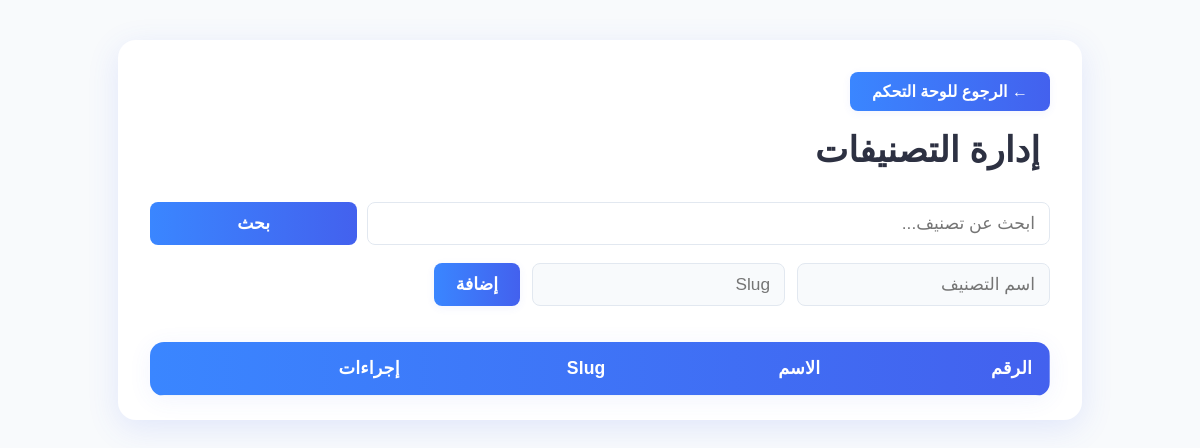
The page /admin/categories.php on the database as committed earlier.
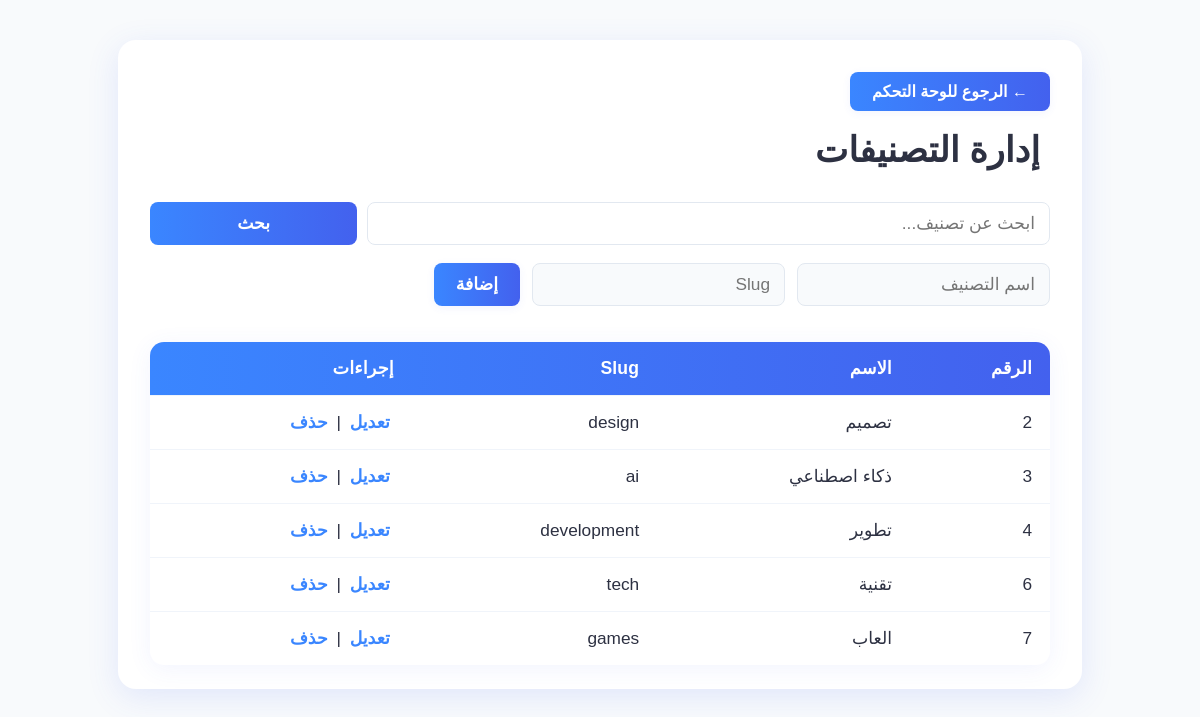
The same page on the database as committed later.
### tables this page shows
CREATE TABLE `categories` (
  `id` int NOT NULL,
  `name` varchar(100) NOT NULL,
  `slug` varchar(100) NOT NULL
);

### admin/categories.php (the view, shortened to what this page needs)
<?php
require_once '../db.php';
$search = isset($_GET['search']) ? trim($_GET['search']) : '';
if ($search !== '') {
    $stmt = $pdo->prepare('SELECT * FROM categories WHERE name LIKE ? OR slug LIKE ?');
    $stmt->execute(['%' . $search . '%', '%' . $search . '%']);
    $categories = $stmt->fetchAll(PDO::FETCH_ASSOC);
} else {
    $stmt = $pdo->query('SELECT * FROM categories');
    $categories = $stmt->fetchAll(PDO::FETCH_ASSOC);
}
$editCategory = null;
?>
<!DOCTYPE html>
<html lang="ar">
<head>
    <link rel="stylesheet" href="css/manage_articles.css">
</head>
<body>
    <div class="categories-container">
        <a href="dashboard.php" style="display:inline-block;margin-bottom:18px;background:linear-gradient(90deg,#3a86ff 0%,#4361ee 100%);color:#fff;padding:10px 22px;border-radius:8px;text-decoration:none;font-weight:bold;box-shadow:0 2px 8px rgba(67,97,238,0.07);transition:background 0.2s,box-shadow 0.2s;">&larr; الرجوع للوحة التحكم</a>
        <div class="categories-title"><i class="fa fa-tags"></i> إدارة التصنيفات</div>
        <form method="get" id="searchForm" style="margin-bottom:18px;display:flex;gap:10px;width:100%;margin-right:auto;margin-left:auto;">
            <input type="text" name="search" id="searchInput" value="<?= isset($_GET['search']) ? htmlspecialchars($_GET['search']) : '' ?>" placeholder="ابحث عن تصنيف..." style="flex:8 1 0%;padding:10px 14px;border-radius:8px;border:1px solid #e2e8f0;font-size:1.08rem;">
            <button type="submit" style="flex:2 1 0%;background:linear-gradient(90deg,#3a86ff 0%,#4361ee 100%);color:#fff;border:none;border-radius:8px;padding:10px 22px;font-size:1.08rem;font-weight:bold;cursor:pointer;">بحث</button>
        </form>
        <div style="display:flex;gap:18px;align-items:flex-start;flex-wrap:wrap;">
            <div style="flex:1;min-width:260px;">
                <form method="post" class="category-form">
                    <?php if ($editCategory): ?>
                        <input type="hidden" name="id" value="<?= $editCategory['id'] ?>">
                        <input type="text" name="name" value="<?= $editCategory['name'] ?>" required placeholder="اسم التصنيف">
                        <input type="text" name="slug" value="<?= $editCategory['slug'] ?>" required placeholder="Slug">
                        <div style="display:flex;justify-content:space-between;gap:10px;">
                            <button type="submit" name="edit" style="flex:1;margin-right:0;">تعديل</button>
                            <a href="categories.php" style="flex:1;text-align:center;">إلغاء</a>
                        </div>
                    <?php else: ?>
                        <input type="text" name="name" required placeholder="اسم التصنيف">
                        <input type="text" name="slug" required placeholder="Slug">
                        <div style="display:flex;justify-content:space-between;gap:10px;">
                            <button type="submit" name="add" style="flex:1;margin-right:0;">إضافة</button>
                        </div>
                    <?php endif; ?>
                </form>
            </div>
        </div>
        <table class="data-table">
            <thead>
                <tr>
                    <th>الرقم</th>
                    <th>الاسم</th>
                    <th>Slug</th>
                    <th>إجراءات</th>
                </tr>
            </thead>
            <tbody>
                <?php foreach ($categories as $cat): ?>
                    <tr>
                        <td><?= $cat['id'] ?></td>
                        <td><?= $cat['name'] ?></td>
                        <td><?= $cat['slug'] ?></td>
                        <td>
                            <a href="categories.php?edit=<?= $cat['id'] ?>">تعديل</a> |
                            <a href="categories.php?delete=<?= $cat['id'] ?>" onclick="return confirm('متأكد أنك عايز تحذف التصنيف؟');">حذف</a>
                        </td>
                    </tr>
                <?php endforeach; ?>
            </tbody>
        </table>
    </div>
</body>
</html>

### admin/css/manage_articles.css (style rules this page uses)
.data-table { width: 100%; border-collapse: separate; border-spacing: 0; background: #fff; border-radius: 14px; box-shadow: 0 4px 24px rgba(67,97,238,0.07); overflow: hidden; margin-top: 32px; font-size: 1.08rem; direction: rtl; }
.data-table thead tr { background: linear-gradient(90deg, #3a86ff 0%, #4361ee 100%); color: #fff; }
.data-table th, .data-table td { padding: 16px 18px; text-align: right; border-bottom: 1px solid #f0f4fa; }
.data-table th { font-weight: bold; font-size: 1.1rem; letter-spacing: 0.01em; }
.data-table tbody tr { transition: background 0.2s; }
.data-table td { color: #2d3142; }

### admin/categories.php (style rules this page uses)
body { direction: rtl; font-family: 'Cairo', Arial, sans-serif; background: #f8fafc; }
.categories-container { max-width: 900px; margin: 40px auto; background: #fff; border-radius: 18px; box-shadow: 0 8px 32px rgba(67,97,238,0.13); padding: 32px 32px 24px 32px; overflow: hidden; }
.categories-title { color: #2d3142; margin-bottom: 32px; font-size: 2.2rem; font-weight: bold; display: flex; align-items: center; gap: 10px; }
.category-form { display: flex; gap: 12px; margin-bottom: 24px; }
.category-form input[type="text"] { padding: 10px 14px; border: 1px solid #e2e8f0; border-radius: 8px; font-size: 1.08rem; background: #f8fafc; transition: border 0.2s; }
.category-form button, .category-form a { background: linear-gradient(90deg, #3a86ff 0%, #4361ee 100%); color: #fff; border: none; border-radius: 8px; padding: 10px 22px; font-size: 1.08rem; font-weight: bold; cursor: pointer; box-shadow: 0 2px 8px rgba(67,97,238,0.07); transition: background 0.2s, box-shadow 0.2s; text-decoration: none; margin-right: 4px; }
.data-table { width: 100%; border-collapse: separate; border-spacing: 0; background: #fff; border-radius: 14px; box-shadow: 0 4px 24px rgba(67,97,238,0.07); overflow: hidden; margin-top: 12px; font-size: 1.08rem; direction: rtl; }
.data-table thead tr { background: linear-gradient(90deg, #3a86ff 0%, #4361ee 100%); color: #fff; }
.data-table th, .data-table td { padding: 16px 18px; text-align: right; border-bottom: 1px solid #f0f4fa; }
.data-table tr:last-child td { border-bottom: none; }
.data-table a { color: #3a86ff; font-weight: bold; text-decoration: none; margin: 0 4px; }

Rows that differ between the two databases and show on the page:
added categories: id "2", name "تصميم", slug "design"
added categories: id "3", name "ذكاء اصطناعي", slug "ai"
added categories: id "4", name "تطوير", slug "development"
added categories: id "6", name "تقنية", slug "tech"
added categories: id "7", name "العاب", slug "games"
